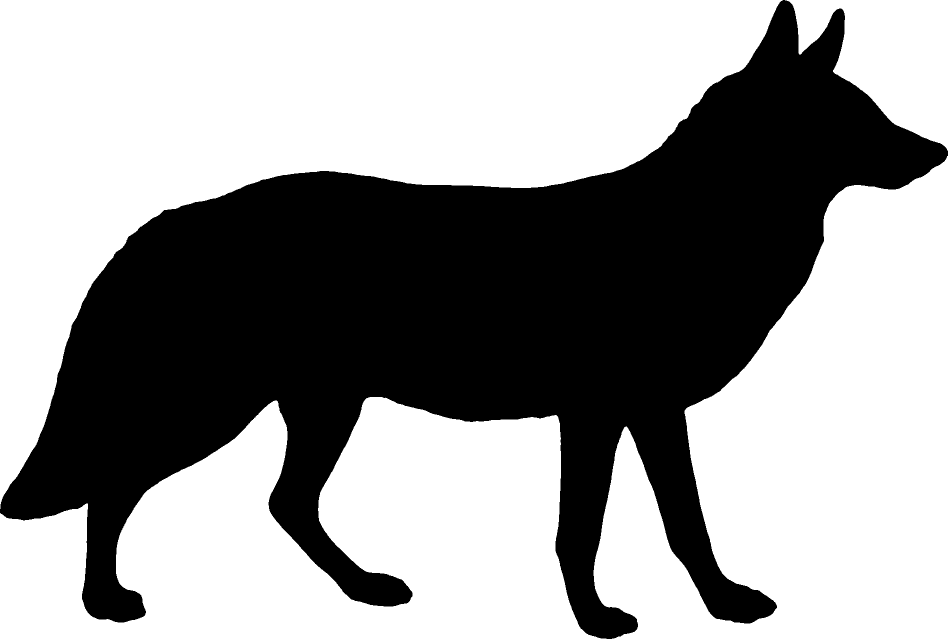
#> input picture ref/research/firefly/wolf-silhouettes/04_wolf_Mivart1890_n73_AmericanWolf_R.png, 1895 x 1278 px, found by its file name (shown at 1/2 size)
$ python wolf_overlay04.py ../../ref/research/firefly/wolf-silhouettes/01_wolf_inat130681789_RobFoster_stand_R.png
#> lines starting #> are read from the running program, lines starting #| are printed output that depends on the picture; after the words box and inside, x2 and y2 are one past the last pixel; in counts of white or black regions, pixels touching at a corner belong together; pictures that were not available may be replaced by others from this repository, and a replacement may not be noted
# node-free overlay: hero3 standing silhouette vs the 04 Keulemans wolf silhouette (public domain, Mivart 1890). python3 tools/den/wolf_overlay04.py <scratch dir with ov/ours.png>
import sys, numpy as np
from PIL import Image, ImageDraw
S=sys.argv[1]
W=np.array(Image.open('ref/research/firefly/wolf-silhouettes/04_wolf_Mivart1890_n73_AmericanWolf_R.png').convert('L'))<128
#> W: shape (1278, 1895) bool; 39.5% white; 1 white region, box (x1, y1, x2, y2) and area: (0, 0, 1895, 1278) 957660
ours0=np.array(Image.open(S+'/ov/ours.png').convert('L'))<128
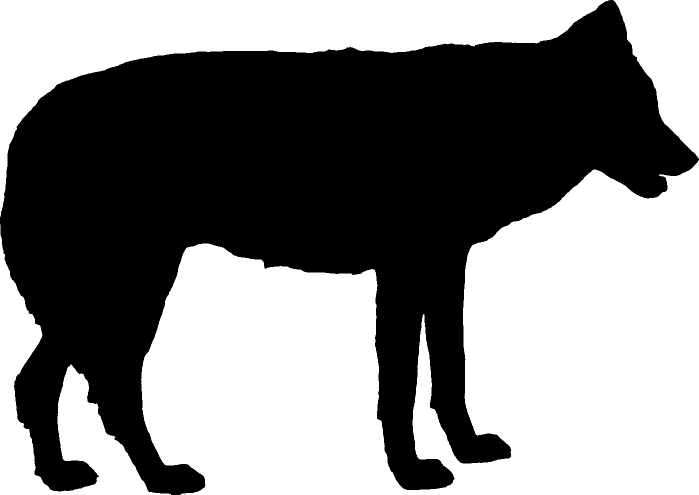
#> input picture ref/research/firefly/wolf-silhouettes/01_wolf_inat130681789_RobFoster_stand_R.png, 1397 x 989 px, given in place of ours.png, which was not available (shown at 1/2 size)
#> ours0: shape (989, 1397) bool; 49% white; 1 white region, box (x1, y1, x2, y2) and area: (0, 0, 1397, 989) 677171
def bb(m): ys,xs=np.nonzero(m); return xs.min(),xs.max(),ys.min(),ys.max()
def crop(m): x0,x1,y0,y1=bb(m); return m[y0:y1+1,x0:x1+1]
#> after `x0, x1, y0, y1 = bb(m)`: x0 = 0; x1 = 1894; y0 = 0; y1 = 1277
W=crop(W); ours0=crop(ours0)
k=520/W.shape[0]; W=np.array(Image.fromarray((W*255).astype(np.uint8)).resize((int(W.shape[1]*k),520),Image.BILINEAR))>127
#> after `k = 520 / W.shape[0]`: k = 0.407
#> after `W = np.array(Image.fromarray((W * 255).astype(np.uint8)).resize((int(W`: W: shape (520, 771) bool; 39.6% white; 1 white region, box (x1, y1, x2, y2) and area: (0, 0, 771, 520) 158570
H,Wd=980,1400; G=900; X0=250
T=np.zeros((H,Wd),bool); T[G-W.shape[0]:G,X0:X0+W.shape[1]]=W
#> after `T[G - W.shape[0]:G, X0:X0 + W.shape[1]] = W`: T: shape (980, 1400) bool; 11.6% white; 1 white region, box (x1, y1, x2, y2) and area: (250, 380, 1021, 900) 158570
best=None
for hgt in range(380,640,8):
    s=hgt/ours0.shape[0]; b=np.array(Image.fromarray((ours0*255).astype(np.uint8)).resize((int(ours0.shape[1]*s),hgt),Image.BILINEAR))>127
    for dx in range(-250,251,6):
        x0=X0+dx
        if x0<0 or x0+b.shape[1]>Wd: continue
        C=np.zeros((H,Wd),bool); C[G-hgt:G,x0:x0+b.shape[1]]=b
        iou=(C&T).sum()/(C|T).sum()
        if best is None or iou>best[0]: best=(iou,hgt,dx,C)
#> this loop made 33 passes
#> pass 1, `b = np.array(Image.fromarray((ours0 * 255).astype(np.uint8)).resize((i`:
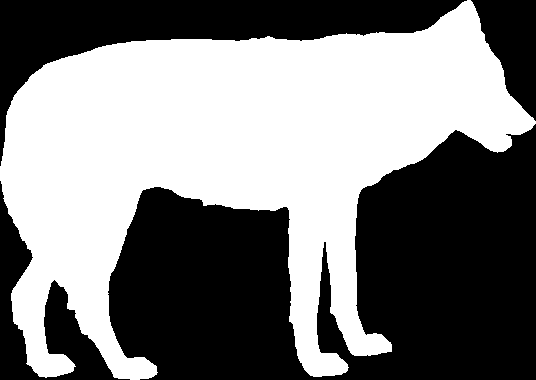
#> b: shape (380, 536) bool; 49% white; 1 white region, box (x1, y1, x2, y2) and area: (0, 0, 536, 380) 99795
#> after the loop:
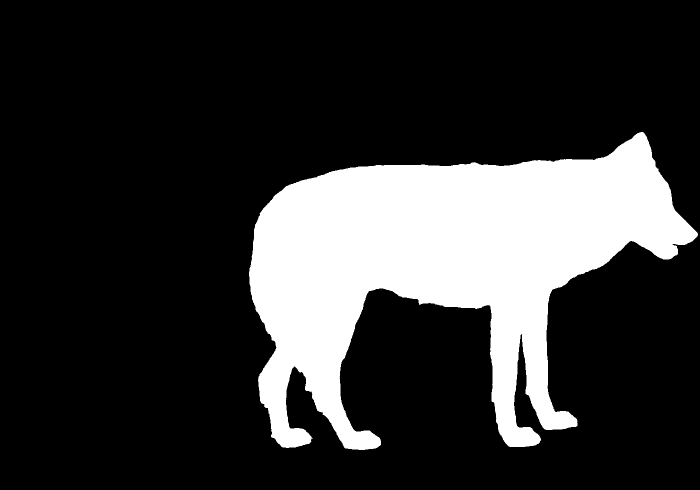
#> C: shape (980, 1400) bool (shown at 1/2 size); 20.4% white; 1 white region, box (x1, y1, x2, y2) and area: (498, 264, 1396, 900) 279953
iou,hgt,dx,O=best; print('overlap',round(iou,3),'our height',hgt,'vs wolf',W.shape[0])
#> after `iou, hgt, dx, O = best`:
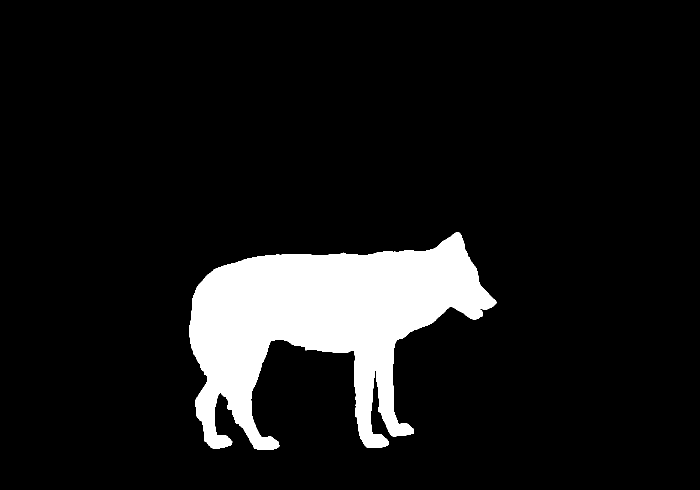
#> O: shape (980, 1400) bool (shown at 1/2 size); 9.6% white; 1 white region, box (x1, y1, x2, y2) and area: (378, 464, 993, 900) 131432
#> after `iou, hgt, dx, O = best`: iou = 0.569; hgt = 436; dx = 128
#| overlap 0.569 our height 436 vs wolf 520
img=np.full((H,Wd,3),250.0)
img[T&O]=(120,116,110); img[T&~O]=(235,110,60); img[O&~T]=(50,125,220)
im=Image.fromarray(img.astype(np.uint8)); x0,x1,y0,y1=bb(T|O); im=im.crop((x0-30,y0-60,x1+30,y1+20)); d=ImageDraw.Draw(im)
#> in bb (call 3), `ys, xs = np.nonzero(m)`:
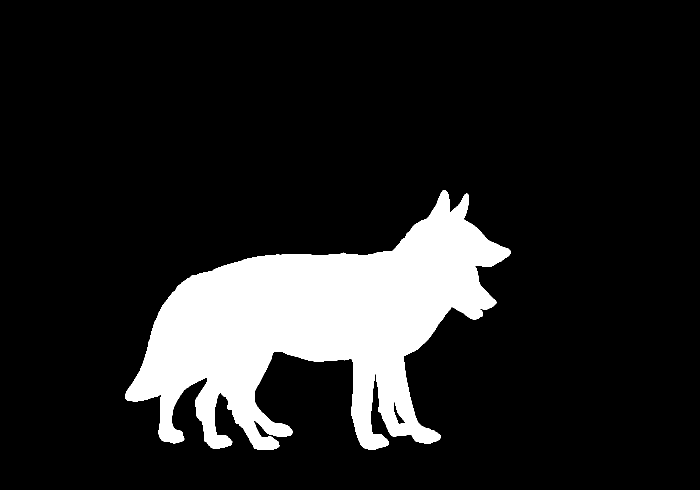
#> m: shape (980, 1400) bool (shown at 1/2 size); 13.5% white; 1 white region, box (x1, y1, x2, y2) and area: (250, 380, 1021, 900) 184818
#> after `x0, x1, y0, y1 = bb(T | O)`: x0 = 250; x1 = 1020; y0 = 380; y1 = 899
d.text((10,8),"grey = both    orange = the wolf (Keulemans 1890), not ours    blue = ours, not the wolf",fill=(20,20,20)); im.save(S+'/ov/w04_overlay.png')
#> after `d.text((10, 8), 'grey = both    orange = the wolf (Keulemans 1890), no`:
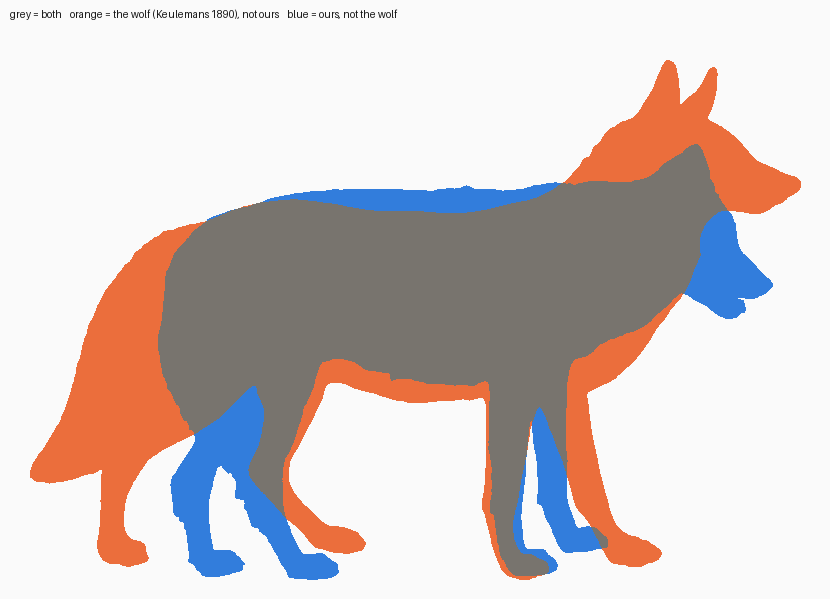
#> saved as w04_overlay.png: PIL image 830x599 RGB; mean R, G, B 210, 199.7, 198
def legs(m):
    g=bb(m)[3]; band=m[g-60:g-8]; cols=np.nonzero(band.any(0))[0]; gr=np.split(cols,np.where(np.diff(cols)>12)[0]+1); return [(q.min(),q.max()) for q in gr if len(q)>6], g
for name,m in (('wolf 04',T),('ours',O)):
    L,g=legs(m); hind,front=L[0],L[-1]
    def col(x):
        ys=np.nonzero(m[:,x])[0]; runs=np.split(ys,np.where(np.diff(ys)>1)[0]+1); r=runs[0]; return g-r.min(), r.max()-r.min()+1, g-r.max()
    fx=int(np.mean(front)); wh=col(fx)[0]; mid=int((np.mean(front)+np.mean(hind))/2); t,dp,cl=col(mid)
    print(f"{name:8s} | withers {wh}px | mid-trunk depth {dp/wh:.2f} of withers height, belly gap {cl/wh:.2f} | paws hind-to-front {(np.mean(front)-np.mean(hind))/wh:.2f} | front leg width {(front[1]-front[0])/wh:.2f} | legs found {len(L)}")
#> this loop made 2 passes
#> (name, g, L, fx, wh, mid, t, dp) on pass 1: ('wolf 04', 899, [(317, 368), (507, 585), (706, 768), (806, 881)], 843, 458, 593, 369, 183)
#> (name, g, hind, front, fx, wh, mid, t) on pass 2: ('ours', 899, (399, 558), (714, 827), 770, 396, 624, 389)
#| wolf 04  | withers 458px | mid-trunk depth 0.40 of withers height, belly gap 0.41 | paws hind-to-front 1.09 | front leg width 0.16 | legs found 4
#| ours     | withers 396px | mid-trunk depth 0.48 of withers height, belly gap 0.51 | paws hind-to-front 0.74 | front leg width 0.29 | legs found 2
#> pass 2, in legs (call 2), `band = m[g - 60:g - 8]`:
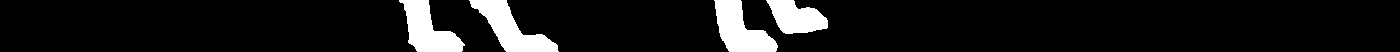
#> band: shape (52, 1400) bool; 9.7% white; 4 white regions, box (x1, y1, x2, y2) and area: (469, 0, 559, 52) 1974, (714, 0, 778, 52) 1900, (399, 0, 465, 52) 1823, (766, 0, 828, 34) 1398
